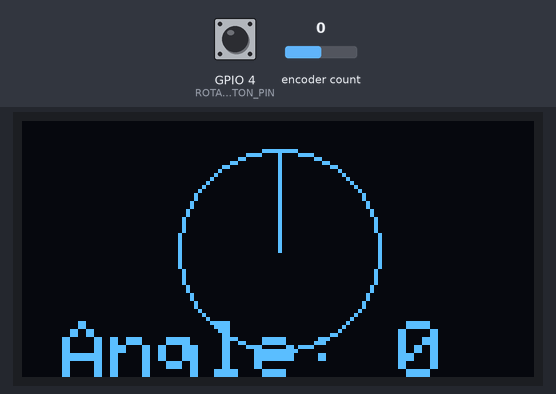
Recording of a program running on a simulated Seeed XIAO ESP32-C3. On the bench: 128×64 one-colour display. The test bench sets the inputs (shaded band); at power-on: encoder count 0, GPIO 4 (ROTARY_ENCODER_BUTTON_PIN) HIGH.

Above: at 1.2 s.
1.3 s: encoder count set to 1
At 2.5 s:
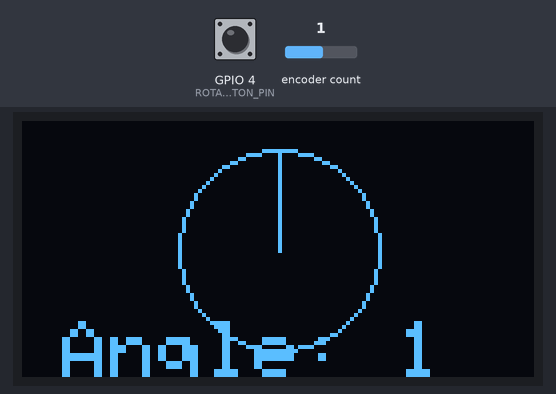
2.8 s: encoder count set to 2
At 4.0 s:
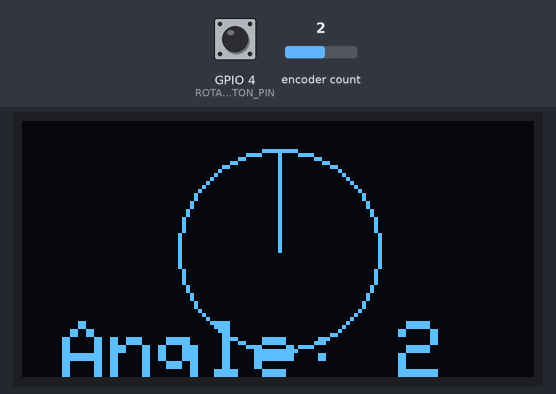
4.3 s: encoder count set to 3
At 5.2 s:
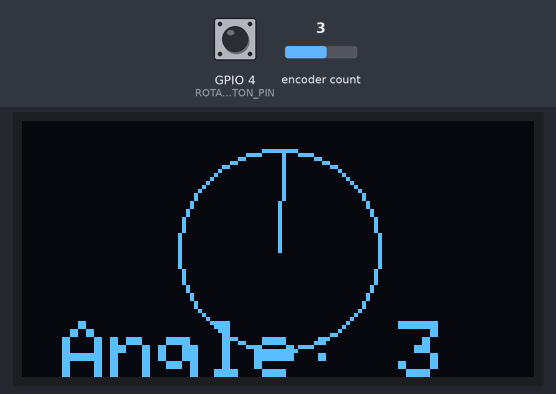
Timing chart, 0 to 7.3 s (numbered marks = the images above; inputs shaded):
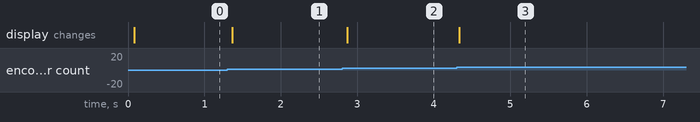

The program:

main.cpp
```cpp
#include <Wire.h>
#include <Adafruit_GFX.h>
#include <Adafruit_SSD1306.h>
#include "AiEsp32RotaryEncoder.h"

#define SCREEN_WIDTH 128
#define SCREEN_HEIGHT 64
#define OLED_RESET    (-1)

Adafruit_SSD1306 display(SCREEN_WIDTH, SCREEN_HEIGHT, &Wire, OLED_RESET);

/*
connecting Rotary encoder

Rotary encoder side    MICROCONTROLLER side
-------------------    ---------------------------------------------------------------------
CLK (A pin)            any microcontroller intput pin with interrupt -> in this example pin 32
DT (B pin)             any microcontroller intput pin with interrupt -> in this example pin 21
SW (button pin)        any microcontroller intput pin with interrupt -> in this example pin 25
GND                    microcontroller GND
VCC                    microcontroller VCC (then set ROTARY_ENCODER_VCC_PIN -1)

***OR in case VCC pin is not free you can cheat and connect:***
VCC                    any microcontroller output pin - but set also ROTARY_ENCODER_VCC_PIN 25
                        in this example pin 25

*/
#if defined(ESP8266)
#define ROTARY_ENCODER_A_PIN D6
#define ROTARY_ENCODER_B_PIN D5
#define ROTARY_ENCODER_BUTTON_PIN D7
#else
#define ROTARY_ENCODER_A_PIN 2
#define ROTARY_ENCODER_B_PIN 3
#define ROTARY_ENCODER_BUTTON_PIN 4
#endif
#define ROTARY_ENCODER_VCC_PIN (-1) /* 27 put -1 of Rotary encoder Vcc is connected directly to 3,3V; else you can use declared output pin for powering rotary encoder */


//depending on your encoder - try 1,2 or 4 to get expected behaviour
//#define ROTARY_ENCODER_STEPS 1
//#define ROTARY_ENCODER_STEPS 2
#define ROTARY_ENCODER_STEPS 4

//instead of changing here, rather change numbers above
AiEsp32RotaryEncoder rotaryEncoder = AiEsp32RotaryEncoder(
  ROTARY_ENCODER_A_PIN, ROTARY_ENCODER_B_PIN, ROTARY_ENCODER_BUTTON_PIN, ROTARY_ENCODER_VCC_PIN, ROTARY_ENCODER_STEPS,
  false
);


// Needle angle (0-359 degrees)
int angle = 0;

void rotary_loop() {
  if (rotaryEncoder.encoderChanged()) {
    angle = rotaryEncoder.readEncoder() % 360;
    if (angle < 0) angle += 360;
  }
}

void setup() {
  Serial.begin(115200);

  // Initialize rotary encoder
  rotaryEncoder.begin();
  rotaryEncoder.setup([] { rotaryEncoder.readEncoder_ISR(); });
  rotaryEncoder.setBoundaries(0, 359, true);
  rotaryEncoder.setAcceleration(0);

  // Initialize OLED
  if (!display.begin(SSD1306_SWITCHCAPVCC, 0x3C)) {
    Serial.println(F("SSD1306 not found"));
    for (;;);
  }
  display.clearDisplay();
  display.display();
}

void loop() {
  rotary_loop();

  // Reset angle if button is clicked
  if (rotaryEncoder.isEncoderButtonClicked()) {
    rotaryEncoder.reset(0);
    angle = 0;
  }

  display.clearDisplay();

  // Center coordinates
  int cx = SCREEN_WIDTH / 2;
  int cy = SCREEN_HEIGHT / 2;

  // Needle length
  int r = 25;

  // Convert angle to radians
  const float rad = (angle - 90) * 3.14159 / 180.0;

  // Needle endpoint
  int x = cx + r * cos(rad);
  int y = cy + r * sin(rad);

  // Draw circle
  display.drawCircle(cx, cy, r, SSD1306_WHITE);

  // Draw needle
  display.drawLine(cx, cy, x, y, SSD1306_WHITE);

  // Show angle value
  display.setCursor(10, 50); // Move text lower and a bit inside
  display.setTextSize(2); // Bigger text
  display.setTextColor(SSD1306_WHITE);
  display.print("Angle: ");
  display.print(angle);

  display.display();

  delay(20);
}
```

Measured:
- after the input at 1.3 s, the display: changes after 0.06 s (image 1)
- after the input at 2.8 s, the display: changes after 0.07 s (image 2)
- after the input at 4.3 s, the display: changes at once (image 3)
